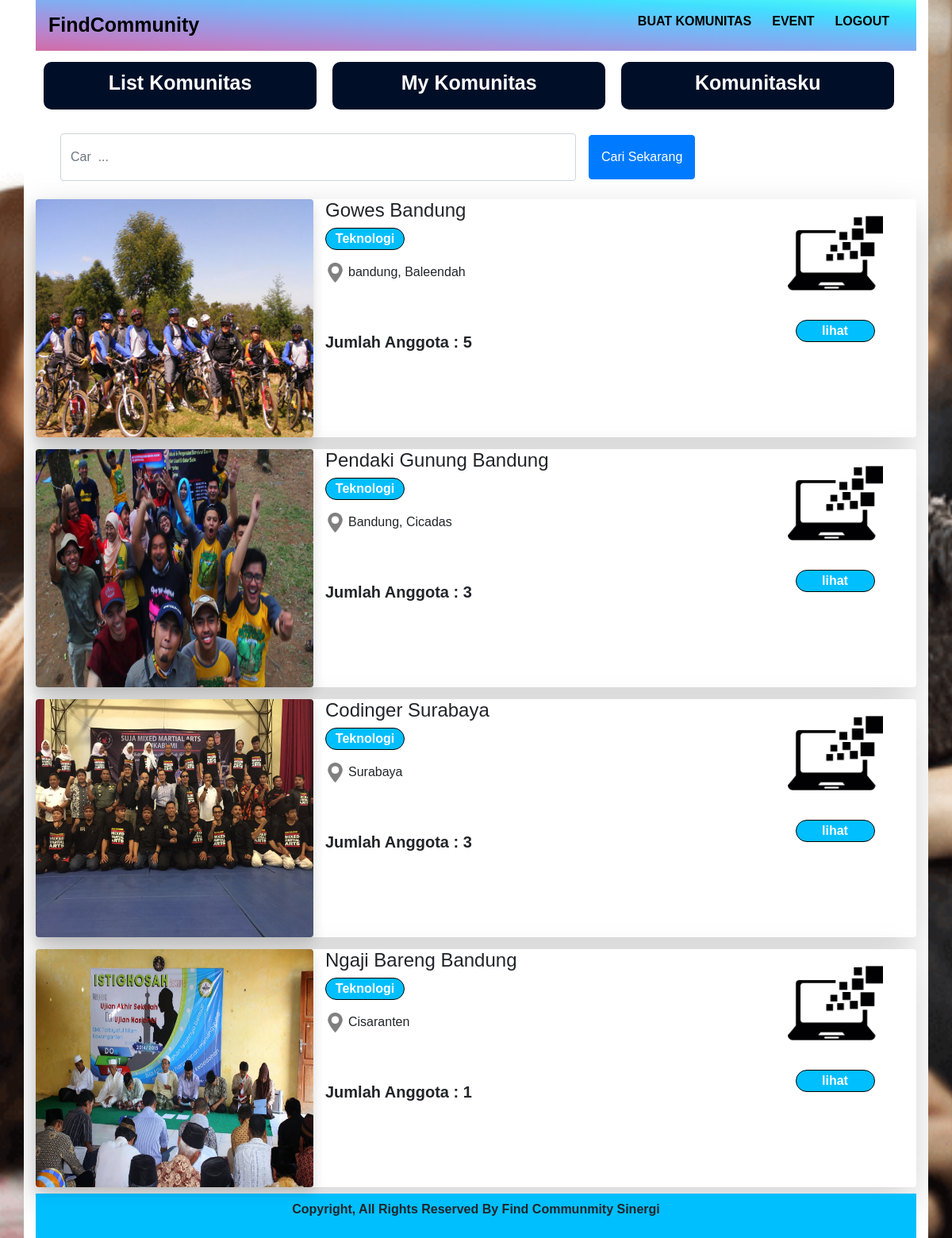
Page /menu.php on the committed database.
### tables this page shows
CREATE TABLE `communitas` (
  `id` int(11) NOT NULL,
  `nama_ketua` varchar(50) DEFAULT NULL,
  `nama_komunitas` varchar(50) DEFAULT NULL,
  `no_telp` varchar(50) DEFAULT NULL,
  `maps` varchar(50) DEFAULT NULL,
  `alamat` varchar(50) DEFAULT NULL,
  `jenis_komunitas` varchar(50) DEFAULT NULL,
  `deskrisi` varchar(25555) DEFAULT NULL,
  `nama` varchar(50) DEFAULT NULL,
  `jml_anggota` int(255) DEFAULT NULL,
  `form` varchar(25555) DEFAULT NULL,
  `rating` varchar(255) DEFAULT NULL,
  `id_pembuat` int(11) DEFAULT NULL
);

### menu.php (the view, shortened to what this page needs)
<!doctype html>
<html lang="en">
  <head>
    <link href="vendor/fontawesome-free/css/all.min.css" rel="stylesheet" type="text/css">
    <link rel="stylesheet" href="https://stackpath.bootstrapcdn.com/bootstrap/4.3.1/css/bootstrap.min.css">
    <link rel="stylesheet" type="text/css"  href="style.css">
  </head>
  <body>
  <div class="container semua">
    <nav class="navbar navbar-expand-lg">
        <a class="navbar-brand" href="menu.php">FindCommunity</a>
        <div class="collapse navbar-collapse" id="navbarNavAltMarkup">
          <div class="navbar-nav navbar-toogler ml-auto">
            <a class="nav-item nav-link" href=""><b></b>
            </a>
            <a class="nav-item nav-link" href="buat_comu.php"><b>Buat Komunitas</b></a>
            <a class="nav-item nav-link" href="event/"><b>Event</b></a>
            <a class="nav-item nav-link" href="logout.php"><b>Logout</b></a>
          </div>
        </div>
    </nav>
    <div class="daftar mt-1">
        <div class="b">
        <a class="nav-item nav-link text-center" href="menu.php"><b>List Komunitas</b></a>
        </div>
        <div class="b">
        <a class="nav-item nav-link text-center" href="my_communitas.php"><b>My Komunitas</b></a>
        </div>
        <div class="b">
        <a class="nav-item nav-link text-center" href="komunitasku.php"><b>Komunitasku</b></a>
        </div>
    </div>
    <div class="pencarian">
      <div class="container">
        <div class="row Search">
          <div class="col serachbebas">
               <form class="form-inline" action="sercing.php" method="post">
                  <div class="form-group mx-sm-3 mb-2">
                    <input type="text" class="form-control" id="inputPassword2" name="nama" placeholder="Car  ...">
                  </div>
                  <button type="submit" class="btn btn-primary mb-2" style="padding: 15px;">Cari Sekarang</button>
                </form>
          </div>
        </div>
      </div>
    </div>
    <?php
    include 'koneksi.php';
    $data = mysqli_query($koneksi,"select * from communitas");
    while($d = mysqli_fetch_array($data)){
      ?>
    <div class="list">
      <div class="container shadow-lg  rounded listcommunity">
         <div class="row">
            <img src="<?php echo "file/".$d['nama']; ?>" class="gambar shadow rounded" alt="Responsive image" width="350" height="300" >
            <div class="col-6">
              <div class="col">
                  <div class="row" id="judul">
                   <h4><?php echo $d['nama_komunitas'];?></h4>
                  </div>
                  <div class="row aku">
                      <form action="contoh.php" method="post">
                        <input type="submit" class="rounded-pill float-left" name="submit"  value="<?php echo $d['jenis_komunitas'];?>">
                      </form>
                  </div>
                  <div class="row mt-3 contoh">
                        <img src="img/lokasi.png" class="img-fluid" alt="Responsive image">
                        <p class="ml-1"><?php echo $d['alamat'];?></p>
                  </div>
                  <div class="row mt-5 lue">
                    <h5>Jumlah Anggota : <?php echo $d['jml_anggota'];?></h5>
                  </div>
              </div>
            </div>
            <div class="col-sm logo text-center">
              <?php if ($d['jenis_komunitas'] == 'Teknologi') : ?>
              <img src="icon/teknologi.png" class="img-fluid mt-2" alt="Responsive image">
              <?php elseif ($d['jenis_komunitas'] == 'Olahraga') : ?>
                <img src="icon/sport.png" class="img-fluid mt-2" alt="Responsive image">
                <?php elseif ($d['jenis_komunitas'] == 'Pendidikan') : ?>
                <img src="icon/ilmu.png" class="img-fluid mt-2" alt="Responsive image">
                <?php elseif ($d['jenis_komunitas'] == 'Other') : ?>
                <img src="icon/other.png" class="img-fluid mt-2" alt="Responsive image">
                <?php endif; ?>
              <form action="detail.php?id=<?php echo $d['id'];?>" method="post">
                 <input type="submit" class="rounded-pill mt-4" name="submit"  value="lihat"
                 >
              </form>
            </div>
          </div>
      </div>
    </div>
      <?php
    }
    ?>
    <div class="footer text-center mt-2 p-2">
      <p>Copyright, All Rights Reserved By Find Communmity Sinergi</p>
    </div>
  </div>
  </body>
</html>

### style.css (style rules this page uses)
body { background-color:#eaeaea; padding: 0px; margin:0px; font-family: sans-serif; }
.semua { background-color: white; }
.navbar { background-color:; font-family: sans-serif; }
.navbar-brand { color: black; font-weight: bold; font-family: sans-serif; font-size: 25px; }
.navbar .nav-link { margin-right: 10px; text-transform: uppercase; color:black; margin-top: -10px; }
.daftar { background-color: black; }
.daftar .nav-link { color:white; }
.pencarian { margin-top: 20px; }
.pencarian .container { background-color: #FFFFFF; }
.pencarian .serachbebas input { height: 60px; width: 650px; }
.list .container { background-color: #FFFFFF; }
.list { margin-top: 15px; }
.aku .rounded-pill { border: none; width: 100px; background-color: #00BFFF; border:0.5px solid black; color:white; font-weight: bold; }
.contoh img { width: 25px; height: 25px; opacity: 0.5; }
.lue h5 { font-family: arial; font-weight: bold; }
.logo img { width: 120px; height: 120px; }
.logo input { border: none; width: 100px; background-color: #00BFFF; border:0.5px solid black; color:white; font-weight: bold; }
.footer { background-color: #00BFFF; }
.footer p { font-weight: bold; }

### menu.php (style rules this page uses)
body { background: url(pt.png) no-repeat center center fixed; -webkit-background-size: cover; -moz-background-size: cover; -o-background-size: cover; background-size: cover; }
.navbar-expand-lg { background-image: linear-gradient(to right top, #d16ba5, #c777b9, #ba83ca, #aa8fd8, #9a9ae1, #8aa7ec, #79b3f4, #69bff8, #52cffe, #41dfff, #46eefa, #5ffbf1); }
.daftar { background-color: white; }
.b { margin: 10px; height: 60px; background-color: #000E27; width: 31%; float: left; border-radius: 10px; font-size: 25px; }

### rows in the picture
communitas: nama (picture), nama_komunitas "Gowes Bandung", submit "Teknologi", alamat "bandung, Baleendah", jml_anggota "5"
communitas: nama (picture), nama_komunitas "Pendaki Gunung Bandung", submit "Teknologi", alamat "Bandung, Cicadas", jml_anggota "3"
communitas: nama (picture), nama_komunitas "Codinger Surabaya", submit "Teknologi", alamat "Surabaya", jml_anggota "3"
communitas: nama (picture), nama_komunitas "Ngaji Bareng Bandung", submit "Teknologi", alamat "Cisaranten", jml_anggota "1"
